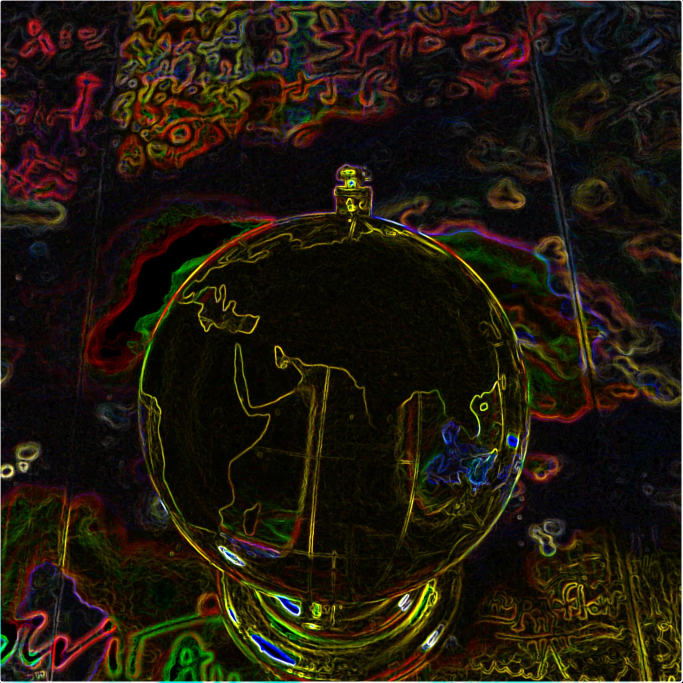
//> input picture pics/logo.jpg, 2048 x 2048 px (shown at 1/3 size)
$ ./hist   (built with g++ and OpenCV 4)
//> lines starting //> are read from the running program, lines starting //| are printed output that depends on the picture; after the words box and inside, x2 and y2 are one past the last pixel; in counts of white or black regions, pixels touching at a corner belong together
### hist/src/headers/hist.h
#ifndef __HIST_H__
#define __HIST_H__

#include "opencv2/opencv.hpp"
#include "opencv2/plot.hpp"  // Plot2d from opencv_contrib

#include <iostream>
#include <string>
#include <math.h>

// From misc.cpp
void exp_gnu(const char *, std::vector<cv::Mat>);   // Exports data to gnuplot format
std::string type2str(int);                          // Converts int to cv-style image format

std::vector<cv::Mat> get_hist(const std::string);   // Calculates histogram
cv::Mat plot_hist(std::vector<cv::Mat>);            // Plots histogram

#endif

### hist/src/headers/misc.cpp
#ifndef __MISC_CPP__
#define __MISC_CPP__

#include "hist.h"

void exp_gnu(const char *file, std::vector<cv::Mat> hist) {
    FILE *out;
    out = fopen(file, "w");
    if (!out) {
        printf("\
            Broken lines, broken strings\n\
            Broken threads, broken springs\n\
            Broken idols, broken heads\n\
            People sleeping in broken beds\n\
            Ain't no use jiving\n\
            Ain't no use joking\n\
            EVERYTHING IS BROKEN\n\n\n\n\
            Seriously though, this error should never be shown\n\
            If you are a user, god speed\n\
            Ẻ̵͎͓̕x̸̛̜̯͑i̴̳̇̕t̸̻̦̊̃ ̵͈͈̂w̸͔̍h̵̭͌ͅĩ̷̠̽l̷̻̠͌̒ë̴̻́ ̸̺̮̒̾y̵͉̌ȯ̷͉̻ü̴͍̟ ̸͓̬̂͋c̶̛̖ȧ̵̀͜n̵̓̒͜\n\
        ");

        return;
    }
    for (int i = 0; i < 256; i++) {
        fprintf(out, "%f %f %f %f %f\n", hist[0].at<double>(i), hist[1].at<double>(i), hist[2].at<double>(i), hist[3].at<double>(i), hist[4].at<double>(i));
    }
    fclose(out);

    printf("Exported to %s\n", file);
}

std::string type2str(int type) {
    std::string r;

    uchar depth = type & CV_MAT_DEPTH_MASK;
    uchar chans = 1 + (type >> CV_CN_SHIFT);

    switch ( depth ) {
        case CV_8U:  r = "8U";   break;
        case CV_8S:  r = "8S";   break;
        case CV_16U: r = "16U";  break;
        case CV_16S: r = "16S";  break;
        case CV_32S: r = "32S";  break;
        case CV_32F: r = "32F";  break;
        case CV_64F: r = "64F";  break;
        default:     r = "User"; break;
    }

    r += "C";
    r += (chans+'0');

    return r;
}

#endif

### hist/src/hist.cpp
#include "headers/hist.h"


// Returns cv::Mat with plotted histogram of
// 4 channels: Luminosity(Greyscale), Red, Green and Blue
//
// Arguments:
//     std::vector<cv::Mat> data - data for all 4 channels + x values in format:
//        data[0] - x, values from 0 to 255
//        data[1] - L   \
//        data[2] - R == \ per channel histograms as cv::Mat N:1
//        data[3] - G == /        with values as doubles
//        data[4] - B   /
//
cv::Mat plot_hist(std::vector<cv::Mat> data) {

    cv::Mat x, yL, yR, yG, yB;
    cv::Mat plot_resultL, plot_resultR, plot_resultG, plot_resultB;

    cv::Mat3b plot_result(1024, 512, cv::Vec3b(0, 0, 0));

    x  = data[0];
    yL = data[1];
    yR = data[2];
    yG = data[3];
    yB = data[4];

    double maxY = 0;

    for (int i = 0; i < 256; ++i)
    {
        if (maxY < yL.at<double>(i))
            maxY = yL.at<double>(i);

        if (maxY < yR.at<double>(i))
            maxY = yR.at<double>(i);
        if (maxY < yG.at<double>(i))
            maxY = yG.at<double>(i);
        if (maxY < yB.at<double>(i))
            maxY = yB.at<double>(i);
    }

    cv::Ptr<cv::plot::Plot2d> plotL, plotR, plotG, plotB;

    plotL = cv::plot::Plot2d::create(x, yL);

    plotR = cv::plot::Plot2d::create(x, yR);
    plotG = cv::plot::Plot2d::create(x, yG);
    plotB = cv::plot::Plot2d::create(x, yB);

    plotL->setPlotBackgroundColor(cv::Vec3b( 56,  50,  38));
    plotR->setPlotBackgroundColor(cv::Vec3b( 56,  50,  38));
    plotG->setPlotBackgroundColor(cv::Vec3b( 56,  50,  38));
    plotB->setPlotBackgroundColor(cv::Vec3b( 56,  50,  38));

    plotL->setPlotGridColor(cv::Vec3b(31 , 151, 253));
    plotR->setPlotGridColor(cv::Vec3b(31 , 151, 253));
    plotG->setPlotGridColor(cv::Vec3b(31 , 151, 253));
    plotB->setPlotGridColor(cv::Vec3b(31 , 151, 253));

    plotL->setPlotTextColor(cv::Vec3b(255, 255, 255));
    plotR->setPlotTextColor(cv::Vec3b(255, 255, 255));
    plotG->setPlotTextColor(cv::Vec3b(255, 255, 255));
    plotB->setPlotTextColor(cv::Vec3b(255, 255, 255));

    plotL->setPlotAxisColor(cv::Vec3b(31 , 151, 253));
    plotR->setPlotTextColor(cv::Vec3b(255, 255, 255));
    plotG->setPlotTextColor(cv::Vec3b(255, 255, 255));
    plotB->setPlotTextColor(cv::Vec3b(255, 255, 255));

    plotL->setPlotLineColor(cv::Vec3b(224, 224, 224));
    plotR->setPlotLineColor(cv::Vec3b( 56,  38, 215));
    plotG->setPlotLineColor(cv::Vec3b(108, 221,  83));
    plotB->setPlotLineColor(cv::Vec3b(228, 198,  40));

    plotL->setPlotLineWidth(2);
    plotR->setPlotLineWidth(2);
    plotG->setPlotLineWidth(2);
    plotB->setPlotLineWidth(2);

    plotL->setShowGrid(false);
    plotR->setShowGrid(false);
    plotG->setShowGrid(false);
    plotB->setShowGrid(false);

    plotL->setShowText(false);
    plotR->setShowText(false);
    plotG->setShowText(false);
    plotB->setShowText(false);

    plotL->setInvertOrientation(true);
    plotR->setInvertOrientation(true);
    plotG->setInvertOrientation(true);
    plotB->setInvertOrientation(true);

    plotL->setMinX(0);
    plotR->setMinX(0);
    plotG->setMinX(0);
    plotB->setMinX(0);

    plotL->setMinY(0);
    plotR->setMinY(0);
    plotG->setMinY(0);
    plotB->setMinY(0);

    plotL->setMaxY(maxY * 3 / 2);
    plotR->setMaxY(maxY * 3 / 2);
    plotG->setMaxY(maxY * 3 / 2);
    plotB->setMaxY(maxY * 3 / 2);

    plotL->setMaxX(255);
    plotR->setMaxX(255);
    plotG->setMaxX(255);
    plotB->setMaxX(255);

    plotL->setPlotSize(1024, 512);
    plotR->setPlotSize(1024, 512);
    plotG->setPlotSize(1024, 512);
    plotB->setPlotSize(1024, 512);
    // plotL->setInvertOrientation(true);
    // plotL->setShowText(false);

    plotL->render(plot_resultL);
    plotR->render(plot_resultR);
    plotG->render(plot_resultG);
    plotB->render(plot_resultB);

    plot_result = plot_resultL;

    std::vector<cv::Mat> rgb_plots;

    rgb_plots.push_back(plot_resultR);
    rgb_plots.push_back(plot_resultG);
    rgb_plots.push_back(plot_resultB);

    cv::Vec3b red(  215,  38,  56);
    cv::Vec3b green( 83, 221, 108);
    cv::Vec3b blue(  40, 198, 228);

    std::vector<cv::Vec3b> rgb;

    rgb.push_back(red);
    rgb.push_back(green);
    rgb.push_back(blue);

    for (int i = 0; i < 3; ++i) {
        for (int r = 0; r < 512; ++r) {
            for (int c = 0; c < 1024; ++c) {
                cv::Vec3b color = rgb_plots[i].at<cv::Vec3b>(r, c);
                if (color.val[1] == rgb[i][1]) {
                    plot_result.at<cv::Vec3b>(r, c) = rgb_plots[i].at<cv::Vec3b>(r, c);
                }
            }
        }
    }


    // cv::flip(plot_result, plot_result, 0);

    cv::imwrite("../steps/hist.png", plot_result);

    return plot_result;

}


// Returns std::vector of cv::Mat with histograms
// for all 4 channels + x values in format:
//    data[0] - x, cv::Mat N:1 with values from 0 to 255
//    data[1] - L   \
//    data[2] - R == \ per channel histograms as cv::Mat N:1
//    data[3] - G == /        with values as doubles
//    data[4] - B   /
//
// Arguments:
//     std::string path - path to the image
//
std::vector<cv::Mat> get_hist(const std::string path) {
//> called with path = "../../pics/logo.jpg"

    std::vector<cv::Mat> hist;

    cv::Mat X(1, 256, CV_64FC1);

    for (int i = 0; i < 256; ++i){
        X.at<double>(i) = i;
    }

    cv::Mat L = cv::Mat::zeros(1, 256, CV_64FC1);

    cv::Mat G = cv::Mat::zeros(1, 256, CV_64FC1);
    cv::Mat B = cv::Mat::zeros(1, 256, CV_64FC1);
    cv::Mat R = cv::Mat::zeros(1, 256, CV_64FC1);

    cv::Mat3b image = cv::imread(path, cv::IMREAD_COLOR);
//> image is the input picture: 2048 rows x 2048 cols, CV_8UC3; mean B, G, R 12.9, 24.8, 32.2

    if (image.channels() == 3)
    {
        std::string ty =  type2str( image.type() );
//> ty = "8UC3"
        printf("Image: %s %dx%d \n", ty.c_str(), image.cols, image.rows );
//| Image: 8UC3 2048x2048

        for (int r = 0; r < image.rows; ++r) {
            for (int c = 0; c < image.cols; ++c) {
                cv::Vec3b intensity = image.at<cv::Vec3b>(r, c);
                B.at<double>(intensity.val[0]) += 1;
                G.at<double>(intensity.val[1]) += 1;
                R.at<double>(intensity.val[2]) += 1;
            }
        }
//> after the loop, B = 256 values, max 909280 at index 0, min 97 at index 180, mean 16384; G = 256 values, max 222054 at index 8, min 186 at index 231, mean 16384; R = 256 values, max 166500 at index 8, min 238 at index 233, mean 16384
    }

    cv::Mat1b grey_image;
    cv::cvtColor (image, grey_image, cv::COLOR_BGR2GRAY);
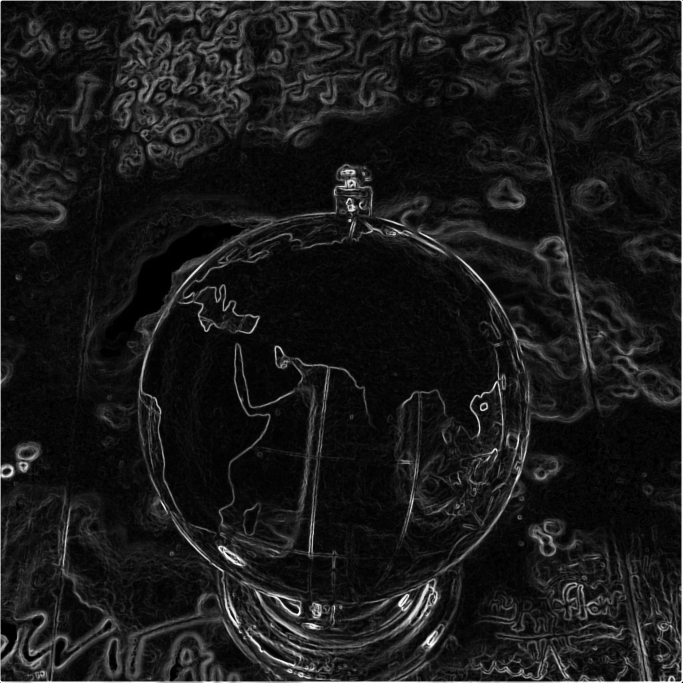
//> grey_image: 2048 rows x 2048 cols, CV_8UC1 (shown at 1/3 size); min 0, max 255, mean 25.7

    for (int r = 0; r < grey_image.rows; ++r)
        for (int c = 0; c < grey_image.cols; ++c)
            L.at<double>(grey_image(r, c)) += 1;
//> after the loop, L = 256 values, max 207142 at index 7, min 131 at index 231, mean 16384

    hist.push_back(X);


    // [8 lines of commented-out code are left out]


    hist.push_back(L);

    hist.push_back(R);
    hist.push_back(G);
    hist.push_back(B);

    return hist;
}

int main(int argc, char const *argv[]) {

    std::string path;
    std::string def = "../../pics/logo.jpg";  // Default path, doesn't work on Windows

    // Getting image path
    if (argc == 2) {
        path = argv[1];
    }
    else {
        path = def;
    }

    // Calculating histogram
    std::vector<cv::Mat> hist;
    hist = get_hist(path);

    // Exporting data for gnuplot (or visual analysis)
    exp_gnu("../plot/luminosity.txt", hist);

    // Reading and resising image
    cv::Mat3b image = cv::imread(path, cv::IMREAD_COLOR);

    cv::Mat3b resized_image;
    cv::resize(image, resized_image, cv::Size(512, 512));
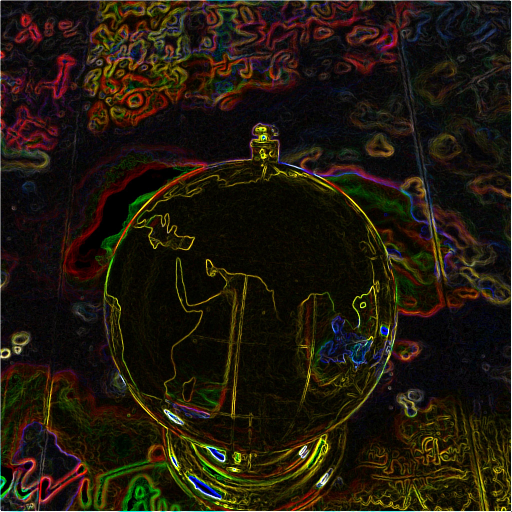
//> resized_image: 512 rows x 512 cols, CV_8UC3; mean B, G, R 13.1, 25, 32.4

    // Plotting histogram
    cv::Mat hist_plot;
    hist_plot = plot_hist(hist);
//> in plot_hist, `x  = data[0];`: x = 256 values from 0 to 255
//> in plot_hist, `yL = data[1];`: yL has the same summary as L in get_hist
//> in plot_hist, `yR = data[2];`: yR has the same summary as R in get_hist
//> in plot_hist, `yG = data[3];`: yG has the same summary as G in get_hist
//> in plot_hist, `yB = data[4];`: yB has the same summary as B in get_hist
//> the loop in plot_hist, `for (int i = 0; i < 256; ++i)` made 256 passes
//> maxY on pass 1: 909280
//> after the loop in plot_hist, `for (int i = 0; i < 256; ++i)`: maxY = 909280
//> in plot_hist, `plotL->render(plot_resultL);`:
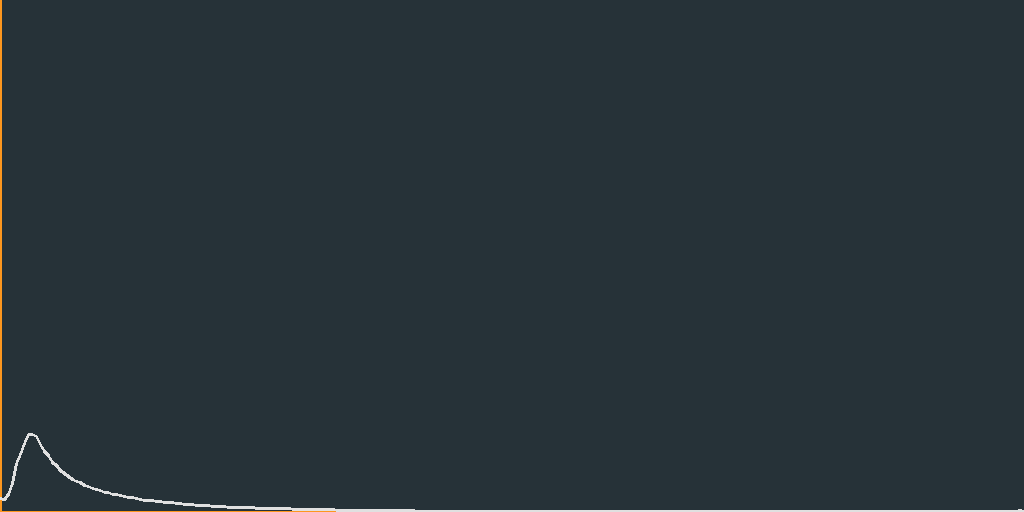
//> plot_resultL: 512 rows x 1024 cols, CV_8UC3; mean B, G, R 56.8, 51.1, 39.5
//> after the loop in plot_hist, `for (int i = 0; i < 3; ++i)`:
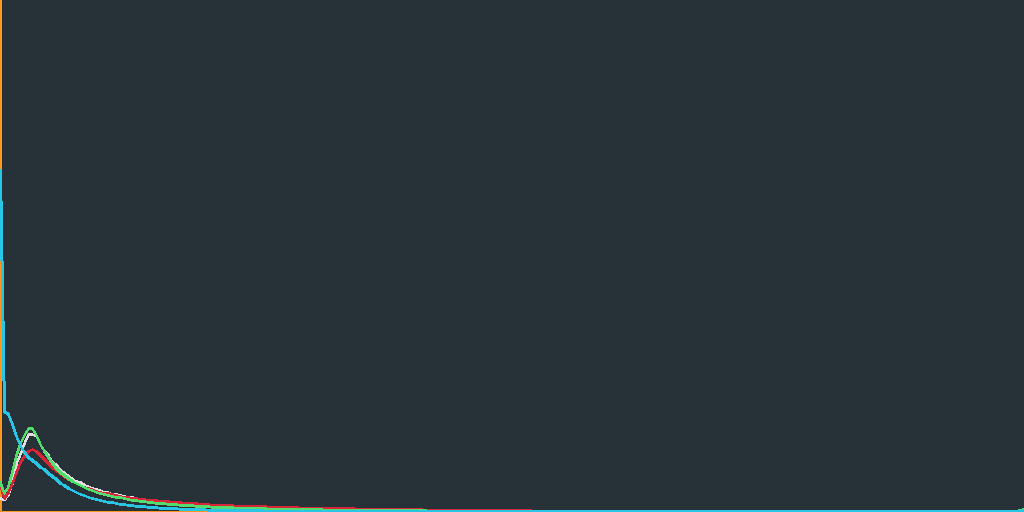
//> plot_result: 512 rows x 1024 cols, CV_8UC3; 1% of pixels changed, all inside (x1, y1, x2, y2) = (0, 169, 1024, 512)

    // Merging image and histogram
    int rows = resized_image.rows;
//> rows = 512
    int cols = resized_image.cols + hist_plot.cols;
//> cols = 1536

    cv::Mat3b merged_img(rows, cols, cv::Vec3b(0, 0, 0));

    resized_image.copyTo(merged_img(cv::Rect(0, 0, resized_image.cols, resized_image.rows)));
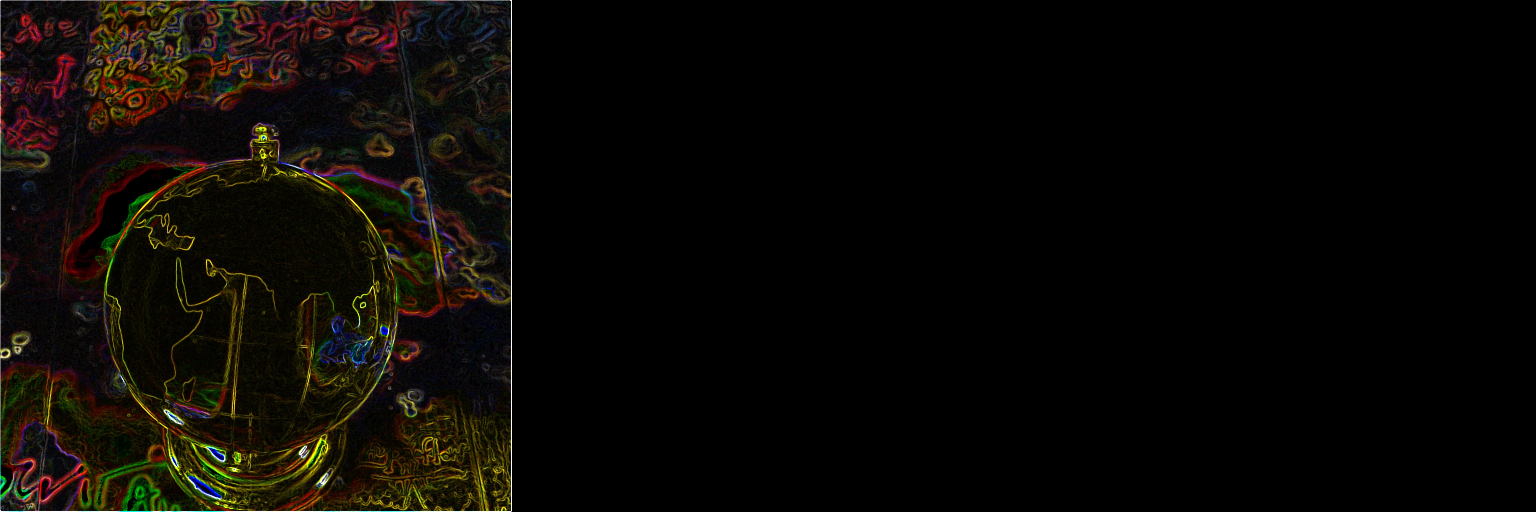
//> merged_img: 512 rows x 1536 cols, CV_8UC3; mean B, G, R 4.4, 8.3, 10.8
    hist_plot.copyTo(merged_img(cv::Rect(resized_image.cols, 0, hist_plot.cols, hist_plot.rows)));
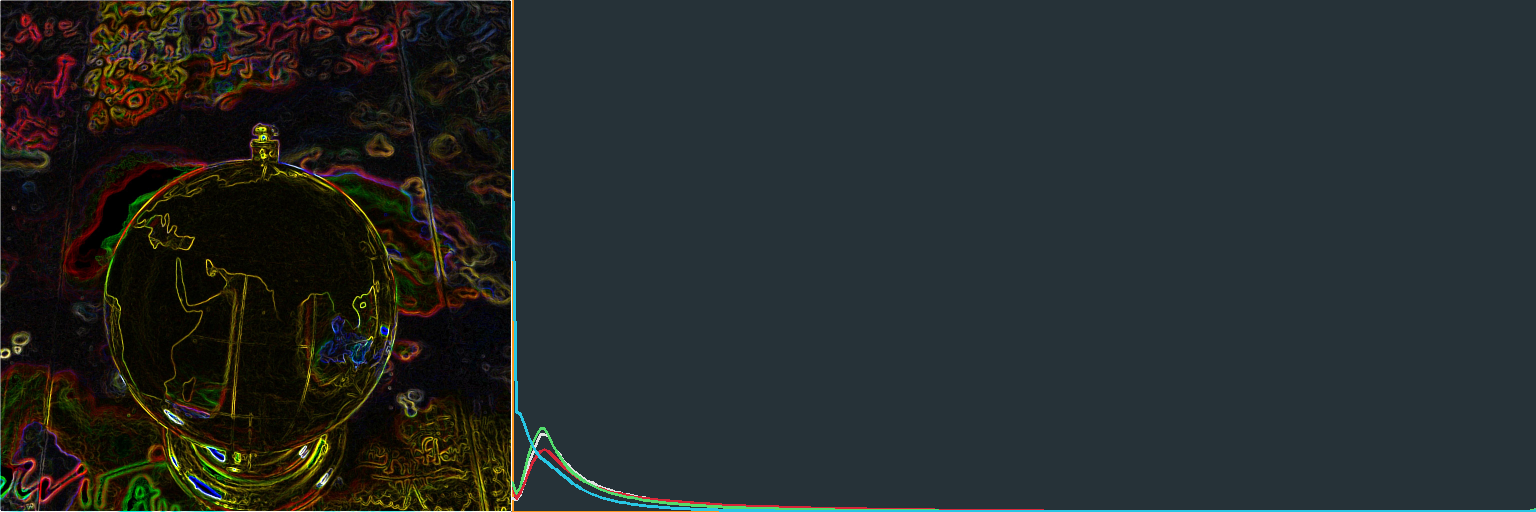
//> merged_img: 512 rows x 1536 cols, CV_8UC3; mean B, G, R 42.5, 42.7, 36.8

    // Showing final result
    cv::namedWindow("Histogram", cv::WINDOW_AUTOSIZE);
    cv::imshow("Histogram", merged_img);
    cv::waitKey(0);

    // Writing steps to steps directory
    cv::imwrite("../steps/resized.png", resized_image);
    cv::imwrite("../steps/merged.png", merged_img);

    return 0;
}
